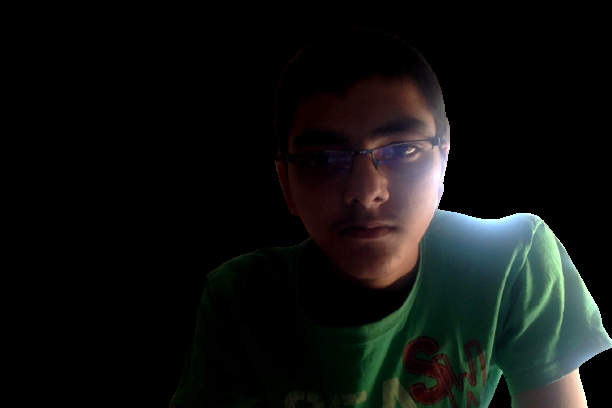
#> input picture k.png, 612 x 408 px
$ python test.py
#> lines starting #> are read from the running program, lines starting #| are printed output that depends on the picture; after the words box and inside, x2 and y2 are one past the last pixel; in counts of white or black regions, pixels touching at a corner belong together

import cv2 as cv

RED =0
GREEN =0
BLUE =0
ALPHA = 255
Image = cv.imread("k.png", cv.IMREAD_UNCHANGED)
#> Image is the input picture: shape (408, 612, 4); mean B, G, R, A 16.4, 17.8, 16, 100.7

trasn_mask = Image[:,:,3 ]==0
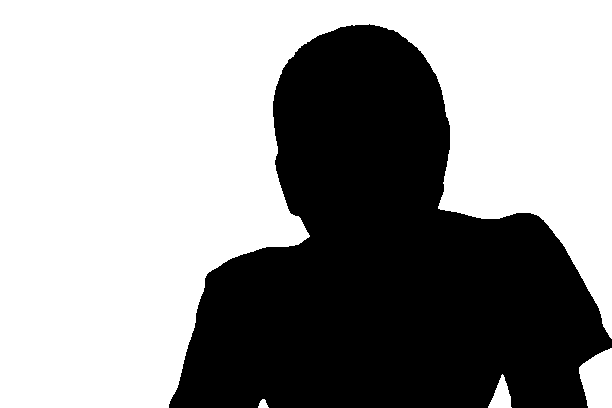
#> trasn_mask: shape (408, 612) bool; 60.1% white; 1 black region, box (x1, y1, x2, y2) and area: (169, 24, 612, 408) 99544

Image[trasn_mask]=[BLUE, GREEN, RED, ALPHA]
cv.imwrite("k.jpg", Image)
resized = cv.resize(Image, None, fx=0.5, fy=0.5)
cv.imshow('windows', resized)
cv.waitKey(0)
